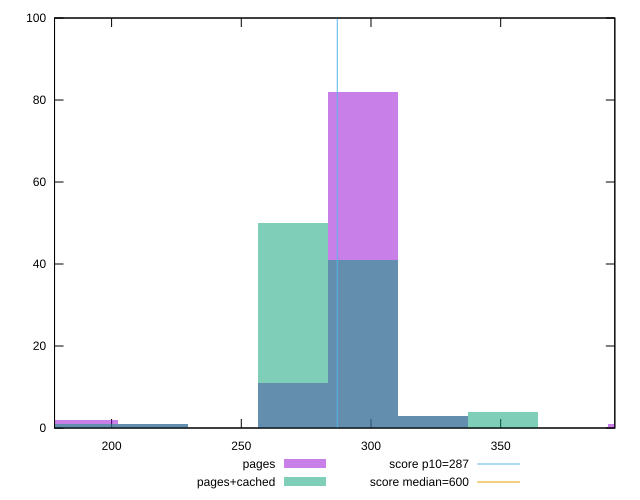

Reproduce this figure in gnuplot.
reset

$pages <<EOF
188.93731930085366 2
323.89254737289195 3
269.91045614407665 11
296.9015017584843 82
404.86568421611497 1
215.9283649152613 1
EOF

$pagesCached <<EOF
188.93731930085366 1
296.9015017584843 41
215.9283649152613 1
350.8835929872996 4
269.91045614407665 50
323.89254737289195 3
EOF

set key outside below
set boxwidth 26.991045614407664
set xrange [178:393.9999999999982]
set yrange [0:100]
set trange [0:100]
set style fill transparent solid 0.5 noborder

set parametric
set terminal svg size 640, 500 enhanced background rgb 'white'
set output "report_00008_2021-01-22T20:58:29.167/total-blocking-time/comparison/histogram/1_vs_2.svg"

plot $pages title "pages" with boxes, \
     $pagesCached title "pages+cached" with boxes, \
     287,t title "score p10=287", \
     600,t title "score median=600"

reset
